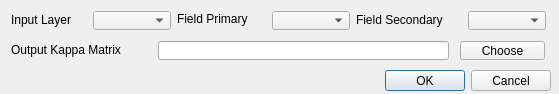
<?xml version="1.0" encoding="UTF-8"?>
<ui version="4.0">
 <class>KappaIndexDialogBase</class>
 <widget class="QDialog" name="KappaIndexDialogBase">
  <property name="geometry">
   <rect>
    <x>0</x>
    <y>0</y>
    <width>559</width>
    <height>94</height>
   </rect>
  </property>
  <property name="windowTitle">
   <string>Kappa Index - Statistics</string>
  </property>
  <widget class="QDialogButtonBox" name="button_box">
   <property name="geometry">
    <rect>
     <x>210</x>
     <y>70</y>
     <width>341</width>
     <height>21</height>
    </rect>
   </property>
   <property name="orientation">
    <enum>Qt::Horizontal</enum>
   </property>
   <property name="standardButtons">
    <set>QDialogButtonBox::Cancel|QDialogButtonBox::Ok</set>
   </property>
  </widget>
  <widget class="QComboBox" name="comboBoxLayer">
   <property name="geometry">
    <rect>
     <x>93</x>
     <y>11</y>
     <width>78</width>
     <height>19</height>
    </rect>
   </property>
  </widget>
  <widget class="QComboBox" name="comboBoxField1">
   <property name="geometry">
    <rect>
     <x>272</x>
     <y>11</y>
     <width>78</width>
     <height>19</height>
    </rect>
   </property>
  </widget>
  <widget class="QComboBox" name="comboBoxField2">
   <property name="geometry">
    <rect>
     <x>468</x>
     <y>11</y>
     <width>78</width>
     <height>19</height>
    </rect>
   </property>
  </widget>
  <widget class="QLabel" name="label_2">
   <property name="geometry">
    <rect>
     <x>177</x>
     <y>11</y>
     <width>89</width>
     <height>17</height>
    </rect>
   </property>
   <property name="text">
    <string>&lt;html&gt;&lt;head/&gt;&lt;body&gt;&lt;p&gt;Field Primary&lt;/p&gt;&lt;/body&gt;&lt;/html&gt;</string>
   </property>
  </widget>
  <widget class="QLabel" name="label_3">
   <property name="geometry">
    <rect>
     <x>356</x>
     <y>11</y>
     <width>106</width>
     <height>17</height>
    </rect>
   </property>
   <property name="text">
    <string>Field Secondary</string>
   </property>
  </widget>
  <widget class="QLabel" name="label_4">
   <property name="geometry">
    <rect>
     <x>11</x>
     <y>41</y>
     <width>141</width>
     <height>17</height>
    </rect>
   </property>
   <property name="text">
    <string>Output Kappa Matrix</string>
   </property>
  </widget>
  <widget class="QLineEdit" name="lineEdit">
   <property name="geometry">
    <rect>
     <x>158</x>
     <y>41</y>
     <width>291</width>
     <height>19</height>
    </rect>
   </property>
  </widget>
  <widget class="QPushButton" name="ButtonOutMat">
   <property name="geometry">
    <rect>
     <x>460</x>
     <y>41</y>
     <width>85</width>
     <height>19</height>
    </rect>
   </property>
   <property name="text">
    <string>Choose</string>
   </property>
  </widget>
  <widget class="QLabel" name="label_5">
   <property name="geometry">
    <rect>
     <x>11</x>
     <y>11</y>
     <width>76</width>
     <height>17</height>
    </rect>
   </property>
   <property name="text">
    <string>Input Layer</string>
   </property>
  </widget>
  <zorder>label_3</zorder>
  <zorder>button_box</zorder>
  <zorder>comboBoxLayer</zorder>
  <zorder>comboBoxField1</zorder>
  <zorder>comboBoxField2</zorder>
  <zorder>label_2</zorder>
  <zorder>label_4</zorder>
  <zorder>lineEdit</zorder>
  <zorder>ButtonOutMat</zorder>
  <zorder>label_5</zorder>
 </widget>
 <resources/>
 <connections>
  <connection>
   <sender>button_box</sender>
   <signal>accepted()</signal>
   <receiver>KappaIndexDialogBase</receiver>
   <slot>accept()</slot>
   <hints>
    <hint type="sourcelabel">
     <x>20</x>
     <y>20</y>
    </hint>
    <hint type="destinationlabel">
     <x>20</x>
     <y>20</y>
    </hint>
   </hints>
  </connection>
  <connection>
   <sender>button_box</sender>
   <signal>rejected()</signal>
   <receiver>KappaIndexDialogBase</receiver>
   <slot>reject()</slot>
   <hints>
    <hint type="sourcelabel">
     <x>20</x>
     <y>20</y>
    </hint>
    <hint type="destinationlabel">
     <x>20</x>
     <y>20</y>
    </hint>
   </hints>
  </connection>
 </connections>
</ui>
